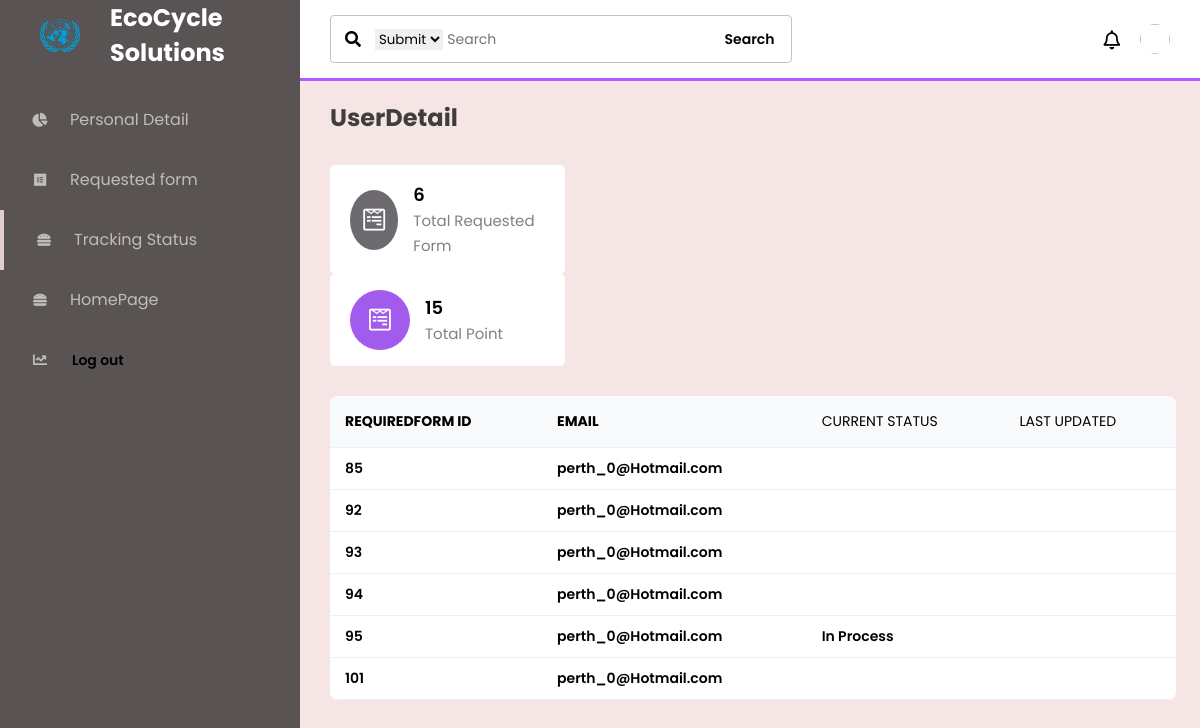
/UserProfile/tracking.php, run on the app's committed database.
### tables this page shows
CREATE TABLE `recyclingform` (
  `SubmitID` int(8) NOT NULL,
  `fname` varchar(50) NOT NULL,
  `lname` varchar(50) NOT NULL,
  `email` varchar(255) NOT NULL,
  `phone` varchar(20) NOT NULL,
  `member` varchar(8) NOT NULL,
  `saddress` varchar(255) NOT NULL,
  `city` varchar(50) NOT NULL,
  `zip` varchar(20) NOT NULL,
  `country` varchar(50) NOT NULL,
  `date` date NOT NULL,
  `time` time NOT NULL,
  `paper` float NOT NULL,
  `plastic` float NOT NULL,
  `metal` float NOT NULL,
  `electronic` float NOT NULL,
  `wood` float NOT NULL,
  `glass` float NOT NULL,
  `clothes` float NOT NULL,
  `bricks` float NOT NULL,
  `picname` varchar(255) NOT NULL,
  `CurrentStatus` varchar(200) NOT NULL,
  `LastUpdated` varchar(200) NOT NULL,
  `point` varchar(10) NOT NULL
);

### UserProfile/userProfileObject.php (called while the page is built, shortened)
<?php
class userDetail
{
    public $conn;
    public function __construct($server, $username, $password, $database)
	{
        $this->conn = mysqli_connect($server, $username, $password, $database);
    }
    public function showDetailPicture($userID,$offset,$records_per_page)
    {
        $sql="SELECT *FROM users Where userID='$userID' LIMIT $offset, $records_per_page";
        $result=mysqli_query($this->conn,$sql);
        $row=mysqli_fetch_assoc($result);
        return $row;
    }
    public function numOfSubmit($userID)
    {
        $sql="SELECT * FROM `recyclingform` where member='$userID'";
        $result=mysqli_query($this->conn,$sql);
        $row=mysqli_num_rows($result);
        return $row;
    }
    public function numOfPoint($userID)
    {
        $sql = "SELECT SUM(point) AS total_points FROM `recyclingform` WHERE member='$userID'";
        $result = mysqli_query($this->conn, $sql);
        $row = mysqli_fetch_assoc($result);
        return $row['total_points'];
    }
}
?>

### UserProfile/tracking.php (the view, shortened to what this page needs)
<?php
include "userProfileObject.php";
$userID=isset($_SESSION['userID'])?$_SESSION['userID']:"";
$key=isset($_POST["title"])?$_POST["title"]:"";
$filter=isset($_POST["filter"])?$_POST["filter"]:"";
$userDetail= new userDetail("localhost", "email", "password", "recycling");
$records_per_page = 10;
if(isset($_GET['page']) && is_numeric($_GET['page'])){
    $_SESSION['current_page9'] = $_GET['page'];
    $page = $_GET['page'];
} else if(isset($_SESSION['current_page9']) && is_numeric($_SESSION['current_page9'])) {
    $page = $_SESSION['current_page9'];
} else {
    $page = 1;
}
$offset = ($page - 1) * $records_per_page;
$row=$userDetail->showDetailPicture($userID,$offset,$records_per_page);
?>
<!DOCTYPE html>
<html lang="en">
<head>
    <link rel="stylesheet" href="https://use.fontawesome.com/releases/v5.15.4/css/all.css"/>
    <link rel="stylesheet" href="./Css/Profile3.css">
</head>
<body>
    <section id="menu">
        <div class="logo">
            <img class="logo" src="un.png" alt="">
            <h2> EcoCycle Solutions</h2>
        </div>
        <div class="items">
            <form action="userForm.php" method="POST">
            <li><i class="fas fa-chart-pie"></i><a href="userProfile.php">Personal Detail</a></li>
                <li><i class="fab fa-elementor"></i><a href="userForm.php">Requested form</a></li>
                <li><i class="fas fa-hamburger"></i><a href="tracking.php">Tracking Status</a></li>
                <li><i class="fas fa-hamburger"></i><a href="../Navigation/navigation.php">HomePage</a></li>
                <li><i class="fas fa-chart-line"></i><button type="submit" name="logout" onclick="return confirm('Are you sure you want to Log out this account?')">Log out </button></li>
            </form>
        </div>
    </section>
    <section id="interface">
        <div class="navigation">
        <div class="n1">
                <div class="search">
                    <i class="fas fa-search"></i>
                    <form action="tracking.php" method="POST">
                        <select name="filter" style="border:transparent;">
                            <option value="Submit">Submit</option>
                        </select>
                    <input type="text" placeholder="Search" name="title">
                    <button type="submit" name="search">Search</button>
                    </form>
                </div>
            </div>
        <div class="profile">
            <i class="far fa-bell"></i>
            <img src="
                    <?php
                    echo $row["picname"];
                    ?>
                    ">
        </div>
    </div>
    <h3 class="i-name">
        UserDetail
    </h3>
    <div class="values">
        <div class="val-box">
        <i class="fab fa-wpforms"></i>
            <div>
                <h3><?php  echo $userDetail->numOfSubmit($userID)?></h3>
                <span>Total Requested Form</span>
            </div>
        </div>
        <div class="val-box" style="margin-right:50%;">
        <i class="fab fa-wpforms"></i>
            <div>
                <h3><?php
                echo $userDetail->numOfPoint($userID);?></h3>
                <span>Total Point</span>
            </div>
        </div>
    </div>
    <dir class="board">
        <table width="100%">
            <thead>
                <tr>
                    <td><b>RequiredForm ID</b></td>
                    <td><b>Email</b></td>
                    <td>Current Status</td>
                    <td>Last Updated</td>
                </tr>
            </thead>
            <tbody>
                <?php
                $sql="";
                if(isset($_POST["search"]))
                {
                    if($filter=="Submit")
                    {
                        $sql="SELECT *from recyclingform where member='$userID' and SubmitID='$key' LIMIT $offset, $records_per_page";
                        if($key=="")
                        {
                            $sql="SELECT *from recyclingform Where member='$userID' LIMIT $offset, $records_per_page ";
                        }
                    }
                }
                else
                {
                    $sql="SELECT *from recyclingform Where member='$userID' LIMIT $offset, $records_per_page";
                }
                $result=mysqli_query($userDetail->conn,$sql);
                $num=mysqli_num_rows($result);
                if($num>0)
                {
                while($photo=mysqli_fetch_assoc($result))
                {
            ?>
                <tr>
                    <td>
                        <div class="people-de">
                            <h5><?php echo $photo["SubmitID"] ?></h5>
                        </div>
                    </td>
                    <td>
                        <div class="people-de">
                            <h5><?php echo $photo["email"] ?></h5>
                        </div>
                    </td>
                    <td>
                        <div class="people-de">
                            <h5><?php echo $photo["CurrentStatus"] ?></h5>
                        </div>
                    </td>
                    <td>
                    </td>
                </tr>
            <?php
                }
            }
            ?>
            </tbody>
        </table>
    </dir>
    </section>
</body>
</html>

### UserProfile/Css/Profile3.css (style rules this page uses)
* { margin:0; padding:0; box-sizing:border-box; font-family:'Poppins',sans-serif; }
body { width: 100%; background:rgb(245, 229, 229); position: relative; display:flex; }
#menu .logo { display:flex; align-items:center; color: #fff; }
#menu .logo img { width: 40px; margin-right: 30px; margin-left: 40px; margin-top: 2px; align-items: center; }
#menu { background-color: rgb(90, 83, 83); width:300px; height: 100%; position: fixed; top:0; left:0; }
#menu .items { margin-top: 20px; }
#menu .items li { list-style: none; padding:15px 0; align-items: center; transition: 0.3s ease; }
#menu .items li:nth-child(3) { border-left: 4px solid rgb(225, 205, 205); }
#menu .items li i { color:rgba(239, 235, 235, 0.696); width: 30px; height: 30px; line-height: 30px; text-align: center; font-size:14px; margin: 0 15px 0 25px; }
#menu .items li a { text-decoration: none; color:rgba(239, 235, 235, 0.696); font-weight: 300px; transition: 0.3s ease; }
#interface { width:calc(100% - 300px); margin-left: 300px; position: relative; }
#interface .navigation { display: flex; align-items:center; justify-content: space-between; background: white; padding: 15px 30px; border-bottom:3px solid rgb(173, 92, 255); position: fixed; width:calc(100% - 300px); }
#interface .navigation .search { display:flex; justify-content: flex-start; align-items: center; padding: 10px 14px; border:1px solid rgb(199, 194, 194); border-radius:4px; }
#interface .navigation .search i { margin-right: 14px; }
#interface .navigation .search input { border:none; outline:none; font-size: 14px; }
#interface .navigation .profile { display:flex; justify-content: flex-start; align-items: center; }
#interface .navigation .profile i { margin-right:20px; font-size:19px; font-weight: 400; }
#interface .navigation .profile img { width: 30px; height:30px; object-fit: cover; border-radius:50%; }
.n1 { display: flex; justify-content: flex-start; align-items: center; }
.i-name { color:rgb(64, 61, 61); padding:30px 30px 0 30px; font-size: 24px; font-weight: 700; margin-top: 70px; }
.values { padding:30px 30px 0 30px; display:flex; justify-content: space-between; align-items: center; flex-wrap:wrap; }
.values .val-box { background:white; width: 235px; padding:16px 20px; border-radius: 5px; display:flex; justify-content:flex-start; align-items:center; }
.values .val-box i { font-size: 25px; width:60px; height:60px; line-height:60px; border-radius:50%; text-align: center; color:white; background:grey; margin-right:15px; }
.values .val-box:nth-child(1) i { background: rgb(110, 107, 112); }
.values .val-box:nth-child(2) i { background: rgb(162, 92, 237); }
.values .val-box h3 { font-size: 18px; font-weight: 600; }
.values .val-box span { font-size: 15px; color:grey; }
.board { width:94%; margin: 30px 0 30px 30px; overflow:auto; background: white; border-radius: 8px; }
.board h5 { font-weight:600; font-size: 14px; }
table { border-collapse: collapse; }
tr { border-bottom: 1px solid #eef0f3; }
thead td { font-size: 14px; text-transform: uppercase; font-weight: 400; background: #F9FAFB; text-align: start; padding:15px; }
tbody tr td { padding:10px 15px; }
button { background-color:transparent; border-color:transparent; text-decoration:none; font-size:14px; color: rgb(0, 0, 0); font-weight: 600; }

### data on the page
recyclingform: SubmitID "85", email "perth_0@Hotmail.com"
recyclingform: SubmitID "92", email "perth_0@Hotmail.com"
recyclingform: SubmitID "93", email "perth_0@Hotmail.com"
recyclingform: SubmitID "94", email "perth_0@Hotmail.com"
recyclingform: SubmitID "95", email "perth_0@Hotmail.com", CurrentStatus "In Process"
recyclingform: SubmitID "101", email "perth_0@Hotmail.com"

### other printed values
$userDetail->numOfSubmit($userID) "6"
$userDetail->numOfPoint($userID) "15"
